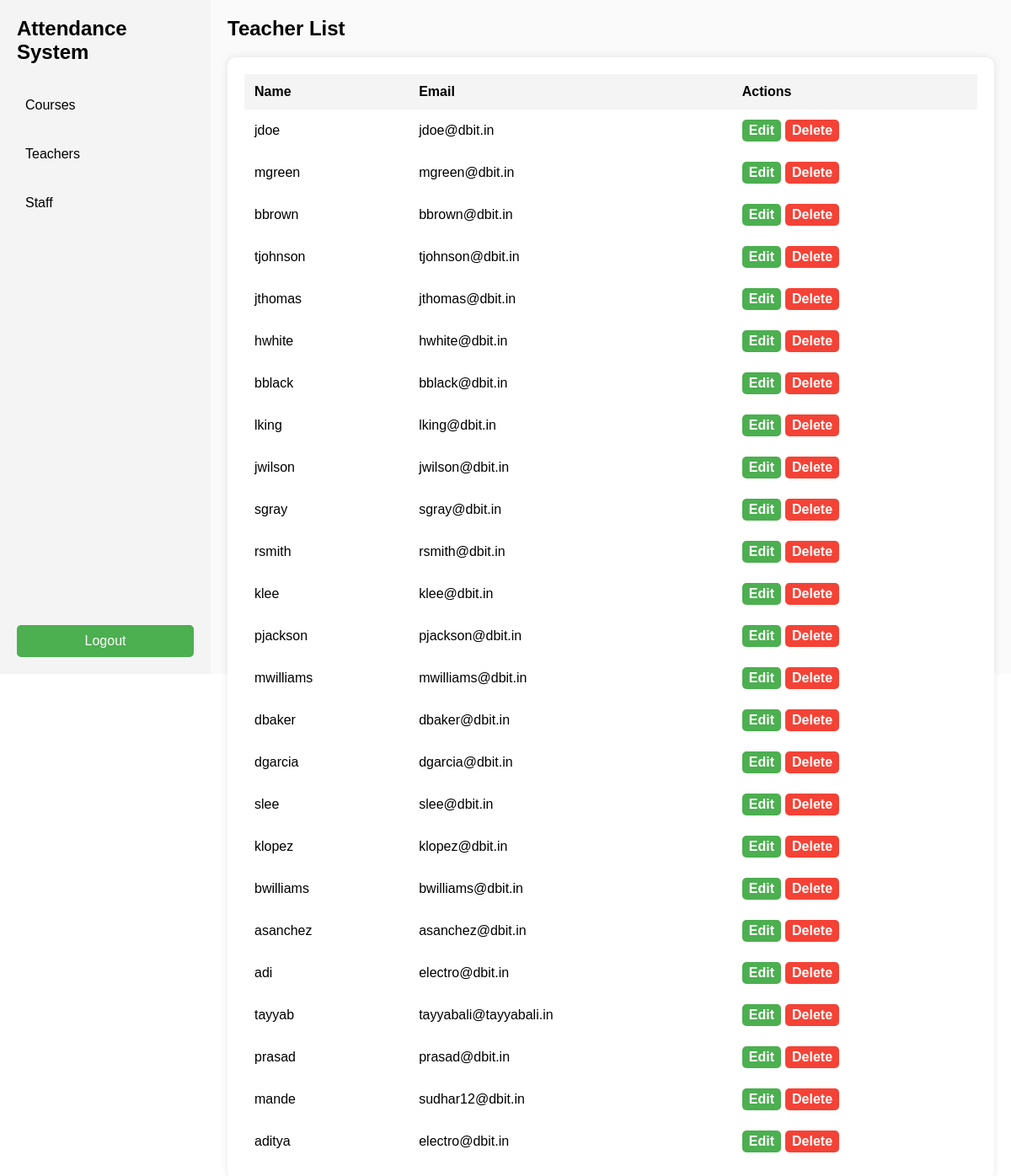
Before: /teachers/ with the older database file.
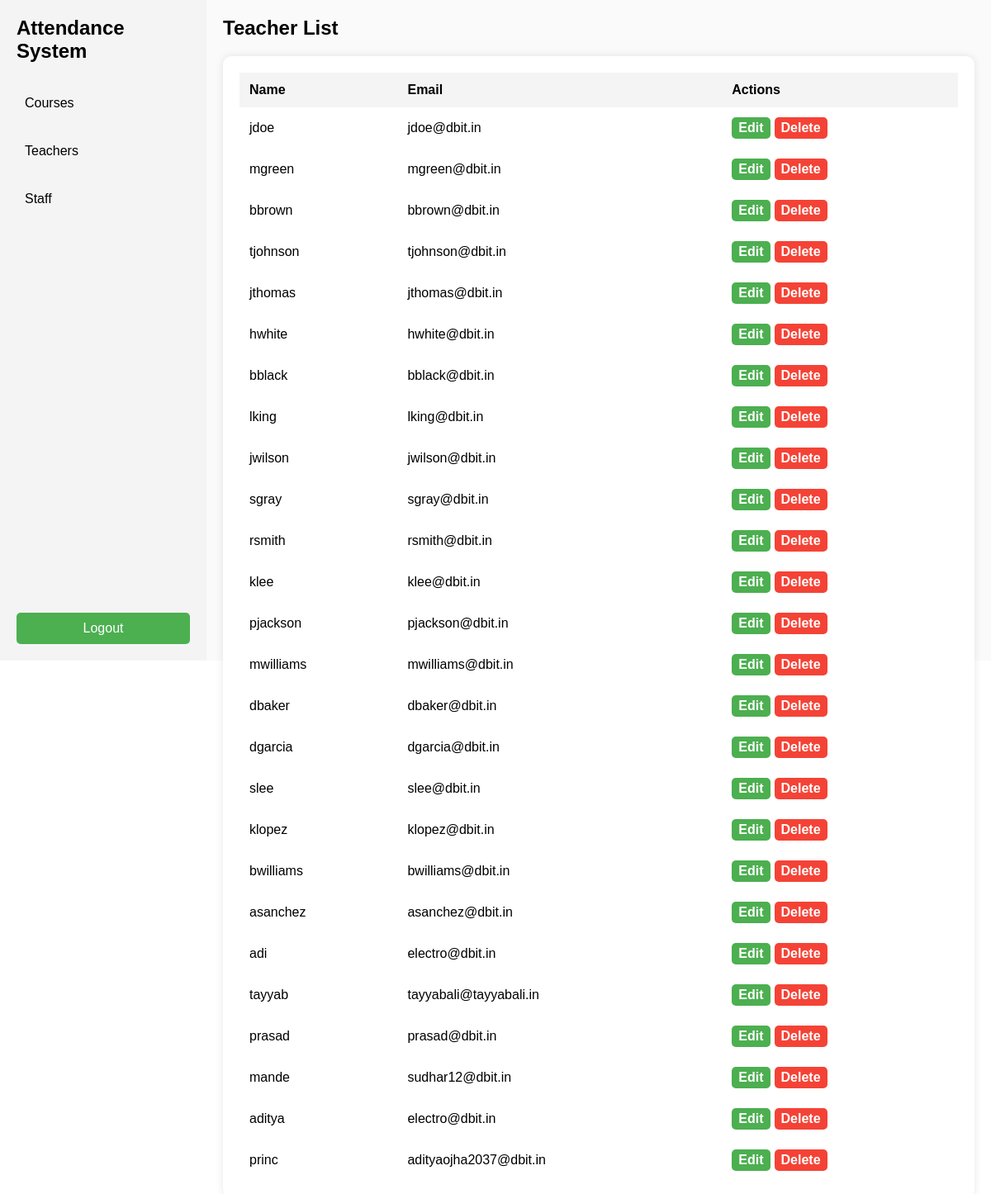
After: the same page with the newer database file.
### myapp/models.py (models this page shows, shortened)
class Teacher(models.Model):
    user = models.OneToOneField(User, on_delete=models.CASCADE)
    department = models.ForeignKey(Department, on_delete=models.SET_NULL, null=True, blank=True, related_name='teachers', verbose_name="Department")
    courses_taught = models.ManyToManyField(Course, blank=True, related_name='teachers', verbose_name="Courses Taught")
    faculty_id = models.CharField(max_length=10, unique=True, verbose_name="Faculty ID")
    mobile_no = models.CharField(max_length=15, blank=True, null=True, verbose_name="Mobile Number")
    email = models.EmailField(blank=True, null=True, verbose_name="Email")
    experience = models.TextField(blank=True, null=True, verbose_name="Experience")
    assigned_courses = models.ManyToManyField(Course, related_name='assigned_teachers', verbose_name="Assigned Courses", blank=True)
    assigned_labs = models.ManyToManyField(Labs, related_name='assigned_labs', verbose_name="Assigned Labs", blank=True)
    class Meta:
        indexes = [
            models.Index(fields=['faculty_id']),
            models.Index(fields=['mobile_no']),
            models.Index(fields=['email']),
        ]

### myapp/views.py (the view)
# urls.py: path('teachers/', views.TeacherListView.as_view(), name='teacher_list'),  # For listing all teachers
class TeacherListView(ListView):
    model = Teacher
    template_name = 'ui prototype/teacher_list.html'  # Adjust this as necessary
    context_object_name = 'teachers'

### templates/ui prototype/teacher_list.html (shortened to what this page needs)
{% load static %}
<!DOCTYPE html>
<html lang="en">
<head>
</head>
<body>
    <div class="container">
        {% include 'includes/sidebar.html' %}
        <div class="main-content">
            <h2>Teacher List</h2>
            <div class="product-table">
                <table>
                    <thead>
                        <tr>
                            <th>Name</th>
                            <th>Email</th>
                            <th>Actions</th>
                        </tr>
                    </thead>
                    <tbody>
                        {% for teacher in teachers %}
                        <tr>
                            <td>{{ teacher.user.username }}</td>
                            <td>{{ teacher.email }}</td>
                            <td>
                                <div class="action-buttons">
                                    <a href="{% url 'update_teacher' teacher.pk %}" class="edit-button">Edit</a>
                                    <a href="{% url 'delete_teacher' teacher.pk %}" class="delete-button">Delete</a>
                                </div>
                            </td>
                        </tr>
                        {% empty %}
                        <tr>
                            <td colspan="2">No teachers found.</td>
                            <td colspan="1"><a href="{% url 'add_teacher' %}">Add Teacher</a></td>
                        </tr>
                        {% endfor %}
                    </tbody>
                </table>
            </div>
        </div>
    </div>
</body>
</html>

### templates/includes/sidebar.html (shortened to what this page needs)
<div class="sidebar">
    <div class="sidebar-header" style="color:#000000;">Attendance System</div>
    <ul class="sidebar-menu">
        <li class="has-submenu">
            <a href="{% url 'course_list' %}">Courses</a>
        </li>
        <li class="has-submenu">
            <a href="{% url 'teacher_list' %}">Teachers</a>
        </li>
        <li class="has-submenu">
            <a href="{% url 'staff_list' %}">Staff</a>
        </li>
    </ul>
    <button class="add-product-btn" style="background-color: #4CAF50; color: white; padding: 10px; border: none; cursor: pointer; width: 100%; text-align: center; border-radius: 5px; font-size: 16px;">
        Logout
    </button>
</div>

### templates/ui prototype/teacher_list.html (style rules this page uses)
* { margin: 0; padding: 0; box-sizing: border-box; }
body { font-family: Arial, sans-serif; }
.container { display: flex; height: 100vh; }
.main-content { flex-grow: 1; padding: 20px; background-color: #fafafa; }
h2 { margin-bottom: 20px; }
.product-table { background-color: white; border-radius: 10px; box-shadow: 0 0 10px rgba(0, 0, 0, 0.1); padding: 20px; }
table { width: 100%; border-collapse: collapse; }
table th, table td { text-align: left; padding: 12px; }
table th { background-color: #f4f4f4; }
.action-buttons { display: flex; gap: 5px; }
.edit-button, .delete-button { padding: 4px 8px; border: none; border-radius: 5px; cursor: pointer; color: white; font-weight: bold; text-decoration: none; }
.edit-button { background-color: #4CAF50; }
.delete-button { background-color: #f44336; }

### templates/includes/sidebar.html (style rules this page uses)
.sidebar { width: 250px; background-color: #f4f4f4; display: flex; flex-direction: column; padding: 20px; }
.sidebar-header { font-size: 24px; font-weight: bold; margin-bottom: 20px; }
.sidebar-menu { list-style-type: none; flex-grow: 1; }
.sidebar-menu li { position: relative; padding: 10px 0; cursor: pointer; }
.add-product-btn { background-color: #4CAF50; color: white; padding: 10px; border: none; cursor: pointer; width: 100%; text-align: center; border-radius: 5px; font-size: 16px; }
.sidebar-menu a { color: black; text-decoration: none; display: block; padding: 10px; }

Changed rows visible on the page:
added Teacher: user.username "princ", email "adityaojha2037@dbit.in"
